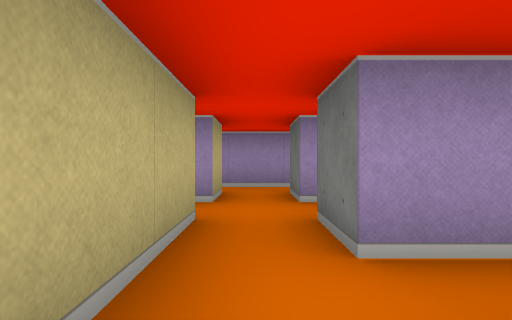
View 1 (above)

12 first-person views from a walk through a cub3D ray-caster map. The camera is about half as high as the walls, looks level and sees 80° across. The floor is counted in squares. Each view is taken from the middle of a square. On the plan, view 1 faces up. The plan holds only what a view shows up to about 9 squares ahead; the rest is blank.

View 2
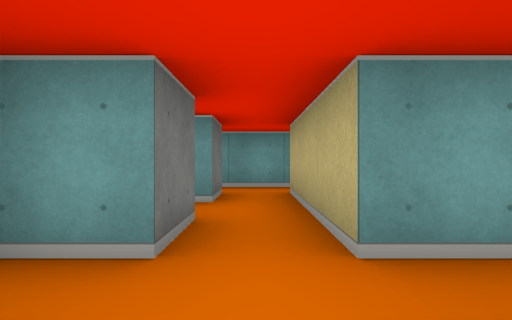

View 3
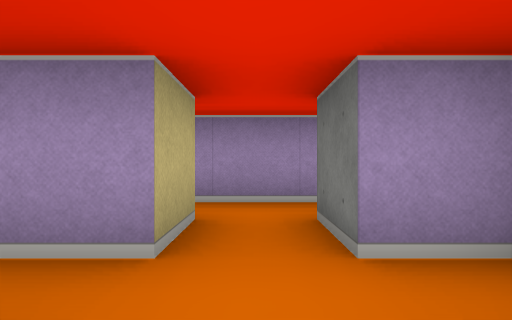

View 4
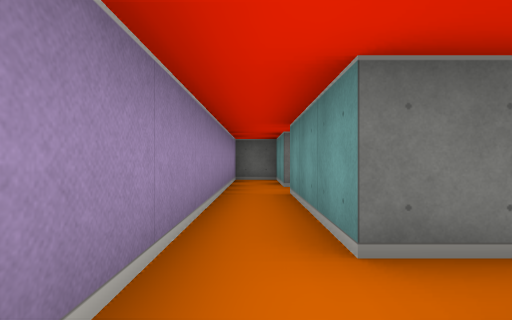

View 5
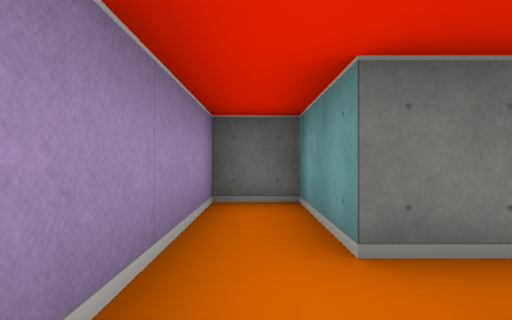

View 6
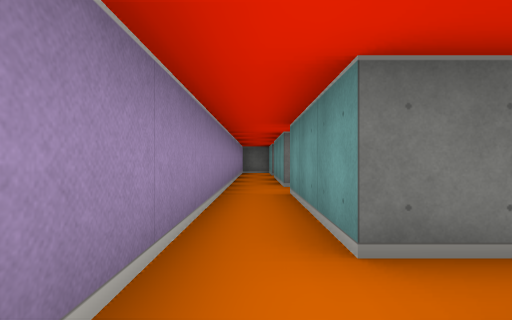

View 7
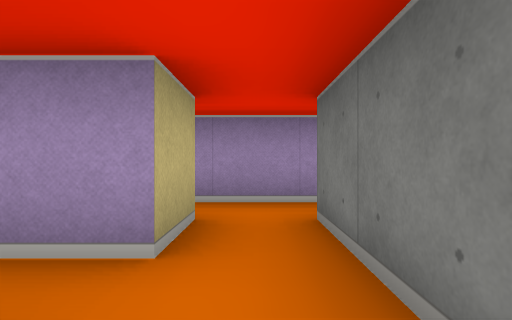

View 8
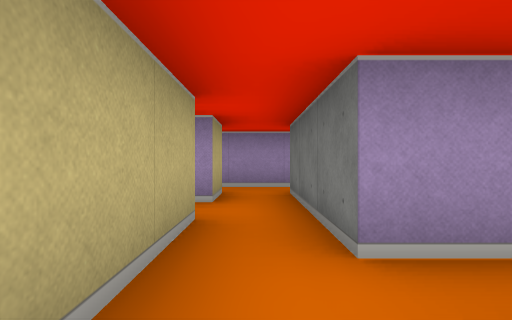

View 9
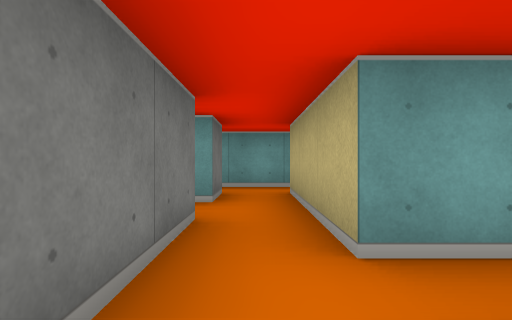

View 10
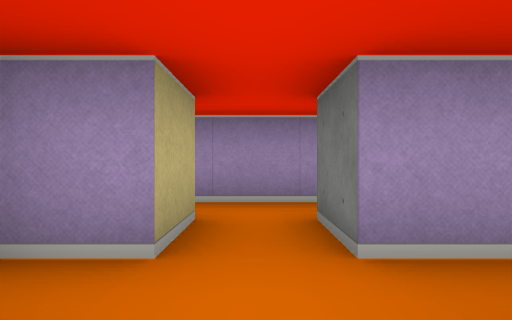

View 11
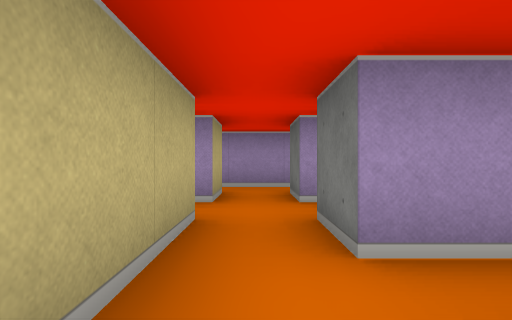

View 12
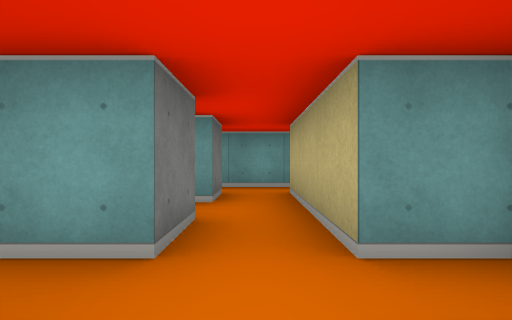

### Floor plan
Points are (right, up) in squares from view 1. A wall is a line through its corners. A room is listed if a view was taken in it or the views show most of it. See-through windows are left out.
Room 1 (view 1)
walls: (1.4, 1.5) (0.5, 1.5); (-0.5, 1.5) (-0.5, -0.5); (0.5, -0.5) (0.5, 0.5)
ways out: opening at (0, 2) to room 3; opening at (0, 0)
Room 2 (views 2, 4, 5, 6, 9, 12)
walls: (-4.5, 4.5) (-4.5, 3.5); (-3.5, 3.5) (-3.5, 4.5) (-0.5, 4.5) (-0.5, 3.5); (0.5, 3.5) (0.5, 4.5) (3.5, 4.5) (3.5, 3.5); (4.5, 3.5) (4.5, 4.5) (6.5, 4.5) (6.5, 5.5) (-4.8, 5.5)
ways out: opening at (0, 4) to room 3; opening at (-4, 4) to room 4; opening at (4, 4) to room 6
Room 3 (view 3)
walls: (-0.5, 2.5) (-0.5, 1.5); (1.4, 3.5) (0.5, 3.5); (0.5, 1.5) (0.5, 2.5) (1.4, 2.5)
ways out: opening at (0, 2) to room 1; opening at (0, 4) to room 2; opening at (-1, 3)
Room 4 (view 7)
walls: (-4.5, 2.5) (-4.5, 1.5); (-3.5, 1.5) (-3.5, 3.5)
ways out: opening at (-4, 4) to room 2; opening at (-4, 2) to room 5; opening at (-5, 3)
Room 5 (view 8)
walls: (-4.5, 1.5) (-4.5, -0.5); (-2.6, 1.5) (-3.5, 1.5); (-3.5, -0.5) (-3.5, 0.5)
ways out: opening at (-4, 2) to room 4; opening at (-4, 0); opening at (-3, 1)
Room 6 (view 10)
walls: (3.5, 3.5) (2.6, 3.5); (2.6, 2.5) (3.5, 2.5) (3.5, 1.5); (5.4, 3.5) (4.5, 3.5); (4.5, 1.5) (4.5, 2.5) (5.4, 2.5)
ways out: opening at (4, 4) to room 2; opening at (4, 2) to room 7
Room 7 (view 11)
walls: (5.4, 1.5) (4.5, 1.5); (3.5, 1.5) (3.5, -0.5); (4.5, -0.5) (4.5, 0.5)
ways out: opening at (4, 2) to room 6; opening at (4, 0)

Positions as (right, up) in squares from view 1, and headings:
1: (0, 0), facing up
2: (0, 4), facing down
3: (0, 2), facing up
4: (-1, 5), facing right
5: (3, 5), facing right
6: (-5, 5), facing right
7: (-4, 2), facing up
8: (-4, 0), facing up
9: (-4, 4), facing down
10: (4, 2), facing up
11: (4, 0), facing up
12: (4, 4), facing down
